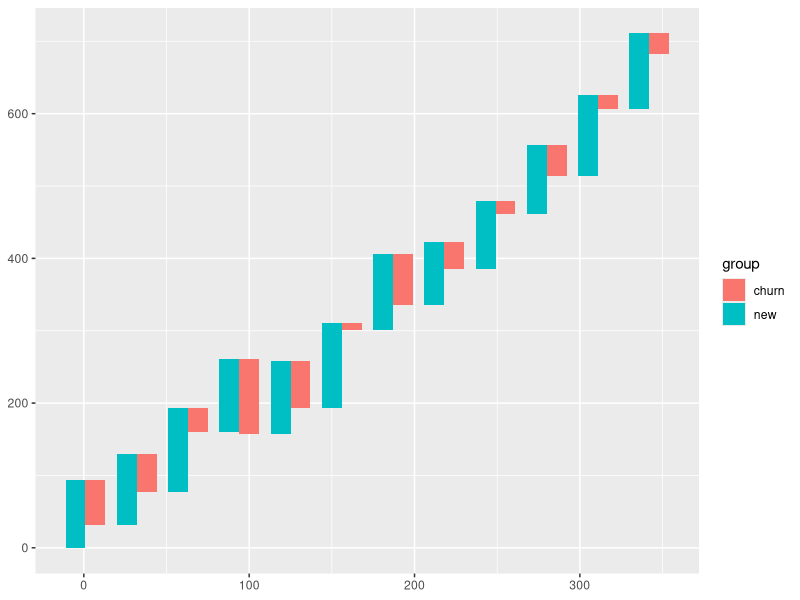
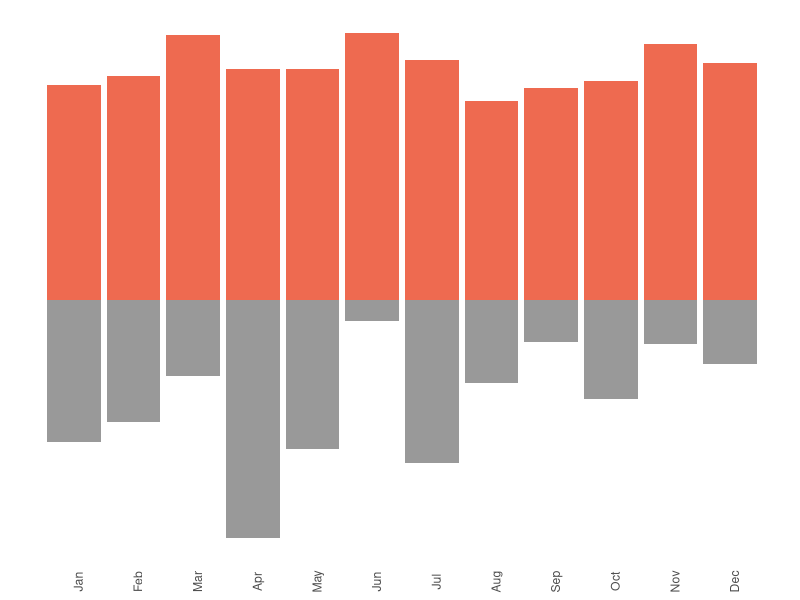
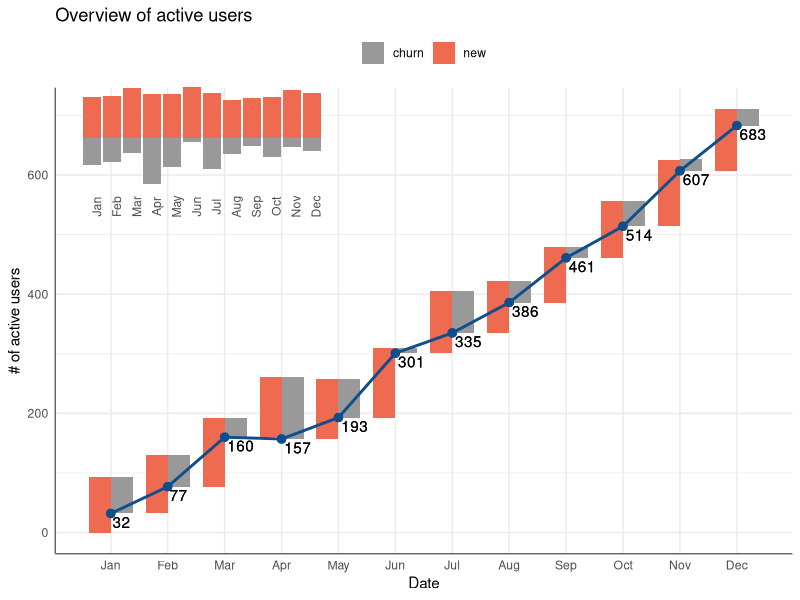
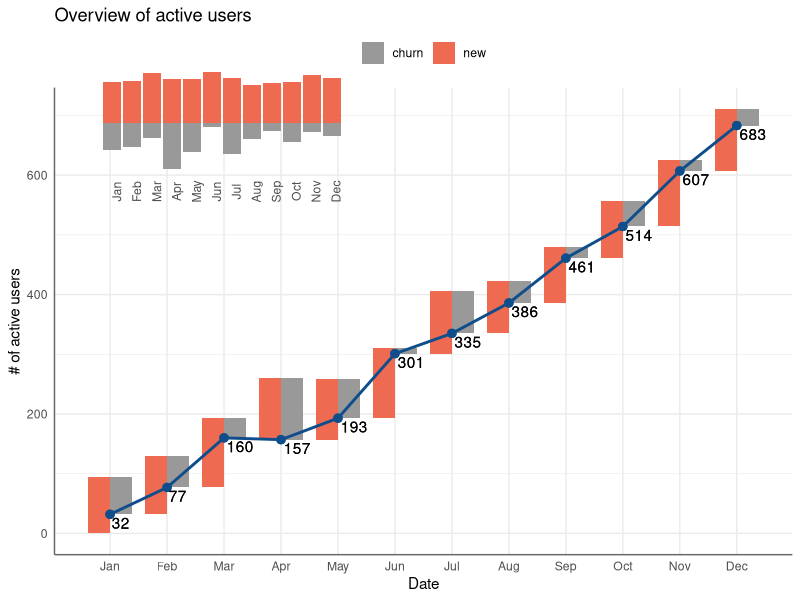

Write the R code that produced these figures, in order.
## ---- chunk 1
knitr::opts_chunk$set(echo = TRUE)
## ---- chunk 2
library(dplyr)
library(ggplot2)
library(reshape2)
library(lubridate)
library(grid)
library(gridExtra)

# simulate data
set.seed(123)

data <- data.frame(date = seq(1, 372, by = 31) %>% as_date())

glimpse(data)

data <- data %>% 
  mutate(new = abs(rnorm(n = 12, mean = 100, sd = 10)) %>% round(0)) %>% 
  mutate(churn = abs(rnorm(n = 12, mean = 50, sd = 30)) %>% round(0)) %>% 
  mutate(net = new - churn,
         eop = cumsum(net)) %>% 
  select(-net)

glimpse(data)


## ---- chunk 3
# width of segment
step <- 0.4 * (max(data$date) - min(data$date)) / (nrow(data) - 1)

glimpse(step)

# ymax of segment
data <- data %>% mutate(ymax = eop + churn)

glimpse(data)

# ymin of segment (reshape2)
df <- data %>% 
  melt(id.vars = c("date", "eop", "ymax")) %>% 
  mutate(ymin = ymax - value) %>% 
  rename(group = variable)

# ymin of segment (tidyr)
df <- data %>% 
  tidyr::gather(key = group, value = value, -date, -eop, -ymax) %>% 
  mutate(ymin = ymax - value)

# define xmin and xmax of segment
# basically move the separate GROUP (new or churn) bars away from eachother instead of stacked!

df <- df %>% 
  mutate(xmin = case_when(
    group == "new" ~ date - step, 
    TRUE ~ date
  )) %>% 
  mutate(xmax = case_when(
    group == "new" ~ date, 
    TRUE ~ date + step
  ))

glimpse(df)


p1 <- df %>% 
  arrange(date) %>% 
  ggplot() +
  geom_rect(aes(xmin = xmin, xmax = xmax,
                ymin = ymin, ymax = ymax, 
                fill = group))

p1
## ---- chunk 4
# line chart data
df2 <- df %>% select(date, eop) %>% distinct() # distinct as there's data for NEW and CHURN

p2 <- p1 +
  geom_line(aes(date, eop), col = "dodgerblue4", size = 1) +
  geom_point(aes(date, eop), col = "dodgerblue4", size = 2.5) +
  geom_text(aes(date, eop, label = eop), vjust = 1.2, hjust = -0.1) +
  scale_fill_manual(values = c("grey60", "coral2")) +
  theme_minimal() +
  theme(
    axis.line = element_line(color = "gray40", size = 0.5),
    legend.position = "top",
    panel.grid.minor.x = element_blank(),
    legend.title = element_blank()
        ) +
  scale_x_date(breaks = data$date,
               date_labels = "%b") +
  ggtitle("Overview of active users") +
  labs(x = "Date", y = "# of active users")
  

# bar chart inset

p3 <- df %>% 
  mutate(value = case_when(
    group == "churn" ~ -1 * value,
    TRUE ~ value
  )) %>% 
  ggplot(aes(date, value)) +
  geom_col(aes(fill = group)) +
  scale_fill_manual(values = c("grey60", "coral2")) +
  theme_minimal() +
  theme(
    legend.position = "none",
    axis.title.x = element_blank(),
    axis.title.y = element_blank(),
    axis.ticks.y = element_blank(),
    axis.text.x = element_text(angle = 90),
    axis.text.y = element_blank(),
    panel.grid.major = element_blank(),
    panel.grid.minor = element_blank()
  ) +
  scale_x_date(breaks = data$date, 
               date_labels = "%b")


p3


## ---- chunk 5
# grid and gridextra
grid.newpage()

# pos of main waterfall chart
pos_1 <- viewport(width = 1, height = 1, x = 0.5, y = 0.5)

# pos of supplementary bar chart
pos_2 <- viewport(width = 0.35, height = 0.25, x = 0.25, y = 0.75)

print(p2, vp = pos_1)
print(p3, vp = pos_2)

## ---- chunk 6
library(cowplot)

gg1 <- ggdraw(p2)

gg1 +
  draw_grob(ggplotGrob(p3),
            x = 0.1, y = 0.65,
            width = 0.35, height = 0.25)



